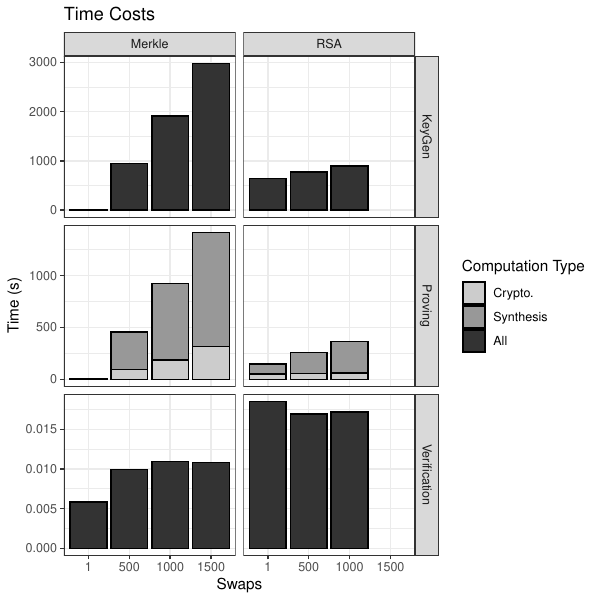

Recreate this plot in R.
library(tidyverse)

data <- read_csv("timings.csv")

grouped <- data %>% pivot_longer(init:ver, names_to = "phase", values_to = "time")
grouped$swaps <- as.factor(grouped$swaps)
subbed <- grouped %>%
  mutate(work_type = ifelse(phase == "pcrypto", "crypto", ifelse(phase == "psynth", "synth", "all"))) %>%
  mutate(phase = ifelse(work_type == "all", phase, "prover")) %>%
  arrange(work_type) %>% filter(phase != "init")
subbed$work_type <- factor(subbed$work_type, levels = c('all','synth', 'crypto'))

set_labels <- c(merkle = "Merkle", rsa = "RSA")
phase_labels <- c(param = "KeyGen", prover = "Proving", ver = "Verification")

ggplot(data = subbed, mapping = aes(y=time, x=swaps, fill = work_type)) +
  facet_grid(phase~set, scales="free_y", labeller = labeller(set = set_labels, phase = phase_labels)) +
  geom_col(position = "stack") +
  guides(fill = guide_legend(reverse=TRUE)) +
  theme_light() +
  scale_fill_discrete(
    breaks = c("all", "synth", "crypto"),
    labels = c("All", "Synthesis", "Crypto.")
  ) +
  labs(
    fill = "Computation Type",
    y = "Time (s)",
    x = "Swaps",
    title = "Time Costs"
  ) +
  ggsave("timings.pdf", width = 6, height = 6, units = "in")
